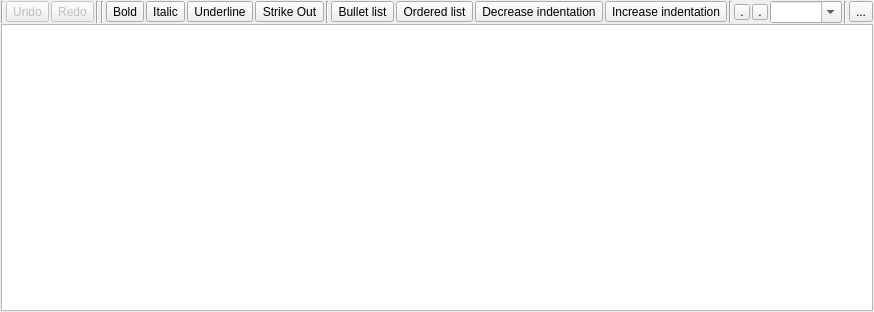
<?xml version="1.0" encoding="UTF-8"?>
<ui version="4.0">
 <class>MRichTextEdit</class>
 <widget class="QWidget" name="MRichTextEdit">
  <property name="geometry">
   <rect>
    <x>0</x>
    <y>0</y>
    <width>833</width>
    <height>312</height>
   </rect>
  </property>
  <property name="windowTitle">
   <string notr="true"/>
  </property>
  <layout class="QVBoxLayout" name="verticalLayout">
   <property name="spacing">
    <number>1</number>
   </property>
   <property name="leftMargin">
    <number>1</number>
   </property>
   <property name="topMargin">
    <number>1</number>
   </property>
   <property name="rightMargin">
    <number>1</number>
   </property>
   <property name="bottomMargin">
    <number>1</number>
   </property>
   <item>
    <widget class="QWidget" name="f_toolbar" native="true">
     <layout class="QHBoxLayout" name="horizontalLayout">
      <property name="spacing">
       <number>2</number>
      </property>
      <property name="leftMargin">
       <number>0</number>
      </property>
      <property name="topMargin">
       <number>0</number>
      </property>
      <property name="rightMargin">
       <number>0</number>
      </property>
      <property name="bottomMargin">
       <number>0</number>
      </property>
      <item>
       <widget class="Line" name="line_4">
        <property name="orientation">
         <enum>Qt::Vertical</enum>
        </property>
       </widget>
      </item>
      <item>
       <widget class="QToolButton" name="f_undo">
        <property name="enabled">
         <bool>false</bool>
        </property>
        <property name="focusPolicy">
         <enum>Qt::ClickFocus</enum>
        </property>
        <property name="toolTip">
         <string>Undo (CTRL+Z)</string>
        </property>
        <property name="text">
         <string>Undo</string>
        </property>
        <property name="icon">
         <iconset theme="edit-undo">
          <normaloff>.</normaloff>.</iconset>
        </property>
        <property name="iconSize">
         <size>
          <width>16</width>
          <height>16</height>
         </size>
        </property>
       </widget>
      </item>
      <item>
       <widget class="QToolButton" name="f_redo">
        <property name="enabled">
         <bool>false</bool>
        </property>
        <property name="focusPolicy">
         <enum>Qt::ClickFocus</enum>
        </property>
        <property name="toolTip">
         <string>Redo</string>
        </property>
        <property name="text">
         <string>Redo</string>
        </property>
        <property name="icon">
         <iconset theme="edit-redo">
          <normaloff>.</normaloff>.</iconset>
        </property>
        <property name="iconSize">
         <size>
          <width>16</width>
          <height>16</height>
         </size>
        </property>
       </widget>
      </item>
      <item>
       <widget class="Line" name="line">
        <property name="orientation">
         <enum>Qt::Vertical</enum>
        </property>
       </widget>
      </item>
      <item>
       <widget class="Line" name="line_3">
        <property name="orientation">
         <enum>Qt::Vertical</enum>
        </property>
       </widget>
      </item>
      <item>
       <widget class="QToolButton" name="f_bold">
        <property name="focusPolicy">
         <enum>Qt::ClickFocus</enum>
        </property>
        <property name="toolTip">
         <string notr="true">Bold (CTRL+B)</string>
        </property>
        <property name="text">
         <string>Bold</string>
        </property>
        <property name="icon">
         <iconset theme="format-text-bold">
          <normaloff>.</normaloff>.</iconset>
        </property>
        <property name="iconSize">
         <size>
          <width>16</width>
          <height>16</height>
         </size>
        </property>
        <property name="checkable">
         <bool>true</bool>
        </property>
       </widget>
      </item>
      <item>
       <widget class="QToolButton" name="f_italic">
        <property name="focusPolicy">
         <enum>Qt::ClickFocus</enum>
        </property>
        <property name="toolTip">
         <string>Italic (CTRL+I)</string>
        </property>
        <property name="text">
         <string>Italic</string>
        </property>
        <property name="icon">
         <iconset theme="format-text-italic">
          <normaloff>.</normaloff>.</iconset>
        </property>
        <property name="iconSize">
         <size>
          <width>16</width>
          <height>16</height>
         </size>
        </property>
        <property name="checkable">
         <bool>true</bool>
        </property>
       </widget>
      </item>
      <item>
       <widget class="QToolButton" name="f_underline">
        <property name="focusPolicy">
         <enum>Qt::ClickFocus</enum>
        </property>
        <property name="toolTip">
         <string>Underline (CTRL+U)</string>
        </property>
        <property name="text">
         <string>Underline</string>
        </property>
        <property name="icon">
         <iconset theme="format-text-underline">
          <normaloff>.</normaloff>.</iconset>
        </property>
        <property name="iconSize">
         <size>
          <width>16</width>
          <height>16</height>
         </size>
        </property>
        <property name="checkable">
         <bool>true</bool>
        </property>
       </widget>
      </item>
      <item>
       <widget class="QToolButton" name="f_strikeout">
        <property name="text">
         <string>Strike Out</string>
        </property>
        <property name="checkable">
         <bool>true</bool>
        </property>
       </widget>
      </item>
      <item>
       <widget class="Line" name="line_5">
        <property name="orientation">
         <enum>Qt::Vertical</enum>
        </property>
       </widget>
      </item>
      <item>
       <widget class="QToolButton" name="f_list_bullet">
        <property name="focusPolicy">
         <enum>Qt::ClickFocus</enum>
        </property>
        <property name="toolTip">
         <string>Bullet list (CTRL+-)</string>
        </property>
        <property name="text">
         <string>Bullet list</string>
        </property>
        <property name="iconSize">
         <size>
          <width>16</width>
          <height>16</height>
         </size>
        </property>
        <property name="checkable">
         <bool>true</bool>
        </property>
       </widget>
      </item>
      <item>
       <widget class="QToolButton" name="f_list_ordered">
        <property name="focusPolicy">
         <enum>Qt::ClickFocus</enum>
        </property>
        <property name="toolTip">
         <string>Ordered list (CTRL+=)</string>
        </property>
        <property name="text">
         <string>Ordered list</string>
        </property>
        <property name="iconSize">
         <size>
          <width>16</width>
          <height>16</height>
         </size>
        </property>
        <property name="checkable">
         <bool>true</bool>
        </property>
       </widget>
      </item>
      <item>
       <widget class="QToolButton" name="f_indent_dec">
        <property name="focusPolicy">
         <enum>Qt::ClickFocus</enum>
        </property>
        <property name="toolTip">
         <string>Decrease indentation (CTRL+,)</string>
        </property>
        <property name="text">
         <string>Decrease indentation</string>
        </property>
        <property name="icon">
         <iconset theme="format-indent-less">
          <normaloff>.</normaloff>.</iconset>
        </property>
        <property name="iconSize">
         <size>
          <width>16</width>
          <height>16</height>
         </size>
        </property>
       </widget>
      </item>
      <item>
       <widget class="QToolButton" name="f_indent_inc">
        <property name="focusPolicy">
         <enum>Qt::ClickFocus</enum>
        </property>
        <property name="toolTip">
         <string>Increase indentation (CTRL+.)</string>
        </property>
        <property name="text">
         <string>Increase indentation</string>
        </property>
        <property name="icon">
         <iconset theme="format-indent-more">
          <normaloff>.</normaloff>.</iconset>
        </property>
        <property name="iconSize">
         <size>
          <width>16</width>
          <height>16</height>
         </size>
        </property>
       </widget>
      </item>
      <item>
       <widget class="Line" name="line_2">
        <property name="orientation">
         <enum>Qt::Vertical</enum>
        </property>
       </widget>
      </item>
      <item>
       <widget class="QToolButton" name="f_fgcolor">
        <property name="minimumSize">
         <size>
          <width>16</width>
          <height>16</height>
         </size>
        </property>
        <property name="maximumSize">
         <size>
          <width>16</width>
          <height>16</height>
         </size>
        </property>
        <property name="focusPolicy">
         <enum>Qt::ClickFocus</enum>
        </property>
        <property name="toolTip">
         <string>Text foreground color</string>
        </property>
        <property name="text">
         <string>.</string>
        </property>
        <property name="iconSize">
         <size>
          <width>16</width>
          <height>16</height>
         </size>
        </property>
       </widget>
      </item>
      <item>
       <widget class="QToolButton" name="f_bgcolor">
        <property name="minimumSize">
         <size>
          <width>16</width>
          <height>16</height>
         </size>
        </property>
        <property name="maximumSize">
         <size>
          <width>16</width>
          <height>16</height>
         </size>
        </property>
        <property name="focusPolicy">
         <enum>Qt::ClickFocus</enum>
        </property>
        <property name="toolTip">
         <string>Text background color</string>
        </property>
        <property name="text">
         <string>.</string>
        </property>
        <property name="iconSize">
         <size>
          <width>16</width>
          <height>16</height>
         </size>
        </property>
       </widget>
      </item>
      <item>
       <widget class="QComboBox" name="f_fontsize">
        <property name="focusPolicy">
         <enum>Qt::ClickFocus</enum>
        </property>
        <property name="toolTip">
         <string>Font size</string>
        </property>
        <property name="editable">
         <bool>true</bool>
        </property>
       </widget>
      </item>
      <item>
       <widget class="Line" name="line_6">
        <property name="orientation">
         <enum>Qt::Vertical</enum>
        </property>
       </widget>
      </item>
      <item>
       <spacer name="horizontalSpacer">
        <property name="orientation">
         <enum>Qt::Horizontal</enum>
        </property>
        <property name="sizeHint" stdset="0">
         <size>
          <width>40</width>
          <height>20</height>
         </size>
        </property>
       </spacer>
      </item>
      <item>
       <widget class="QToolButton" name="f_menu">
        <property name="text">
         <string>...</string>
        </property>
       </widget>
      </item>
     </layout>
     <zorder>line_4</zorder>
     <zorder>f_undo</zorder>
     <zorder>f_redo</zorder>
     <zorder>line</zorder>
     <zorder>line_3</zorder>
     <zorder>f_italic</zorder>
     <zorder>f_underline</zorder>
     <zorder>line_2</zorder>
     <zorder>f_fontsize</zorder>
     <zorder>line_5</zorder>
     <zorder>f_list_bullet</zorder>
     <zorder>f_list_ordered</zorder>
     <zorder>f_indent_dec</zorder>
     <zorder>f_indent_inc</zorder>
     <zorder>f_bold</zorder>
     <zorder>f_bgcolor</zorder>
     <zorder>f_strikeout</zorder>
     <zorder>line_6</zorder>
     <zorder>f_menu</zorder>
     <zorder>f_fgcolor</zorder>
    </widget>
   </item>
   <item>
    <widget class="MTextEdit" name="f_textedit">
     <property name="autoFormatting">
      <set>QTextEdit::AutoNone</set>
     </property>
     <property name="tabChangesFocus">
      <bool>true</bool>
     </property>
    </widget>
   </item>
  </layout>
 </widget>
 <customwidgets>
  <customwidget>
   <class>MTextEdit</class>
   <extends>QTextEdit</extends>
   <header>mtextedit.h</header>
  </customwidget>
 </customwidgets>
 <tabstops>
  <tabstop>f_textedit</tabstop>
  <tabstop>f_strikeout</tabstop>
  <tabstop>f_menu</tabstop>
 </tabstops>
 <resources/>
 <connections/>
</ui>
